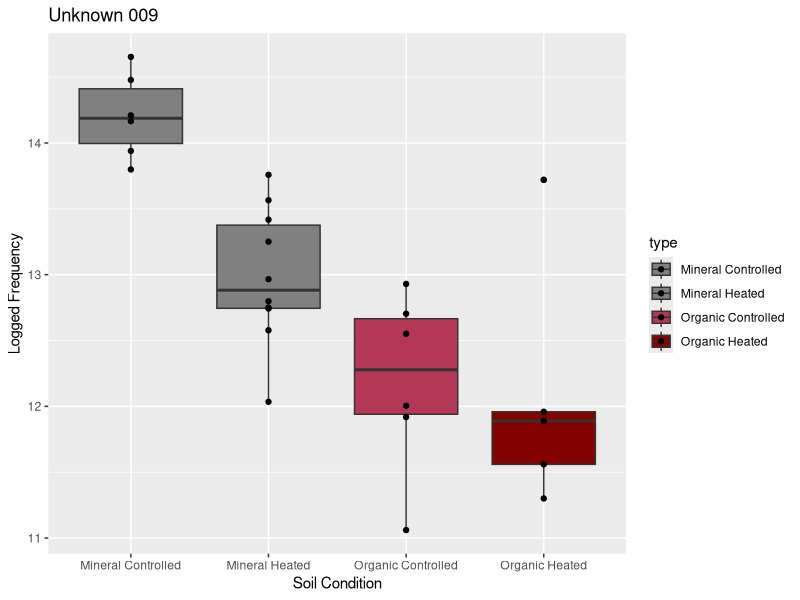
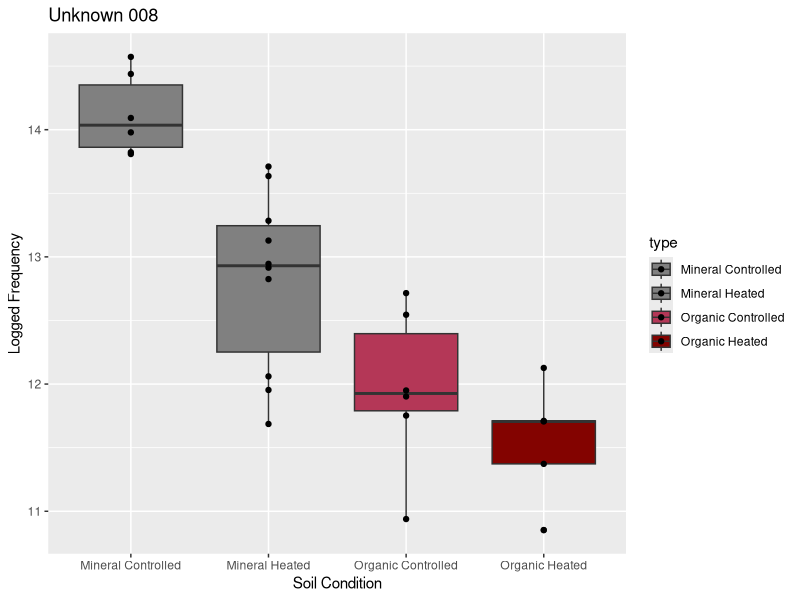
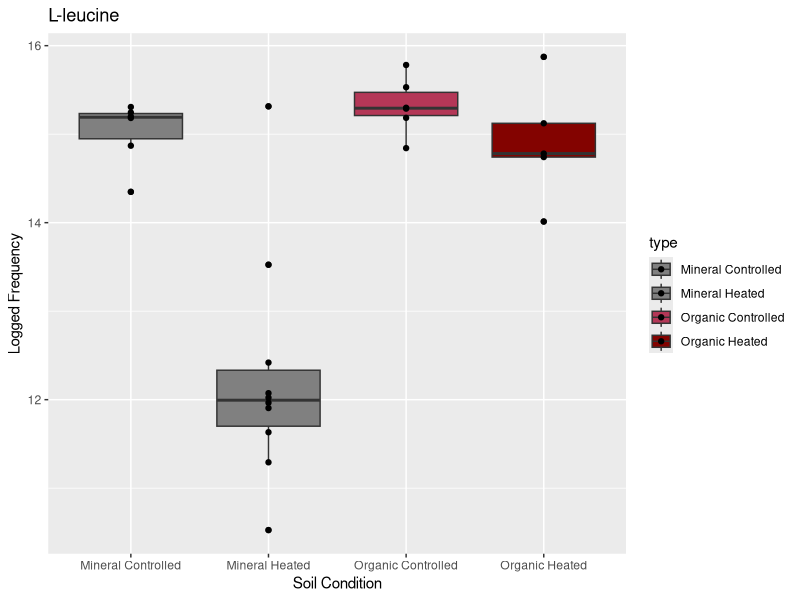
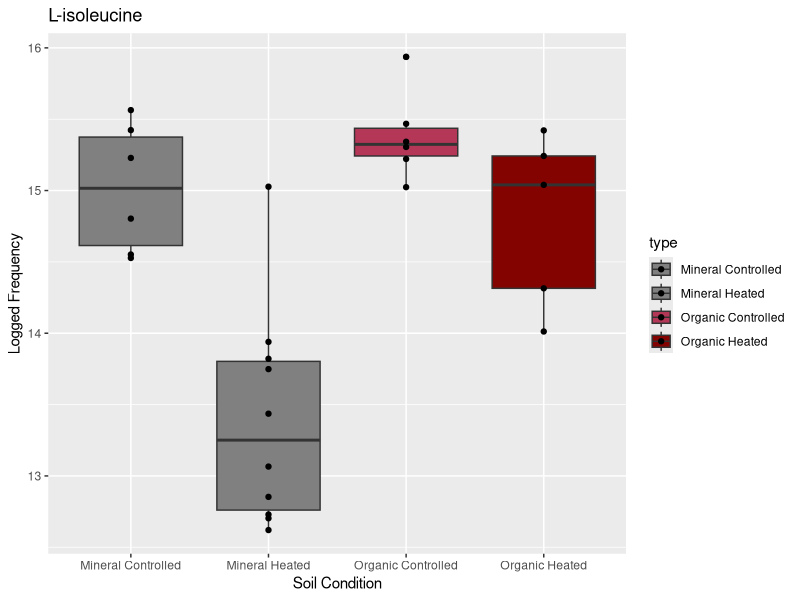
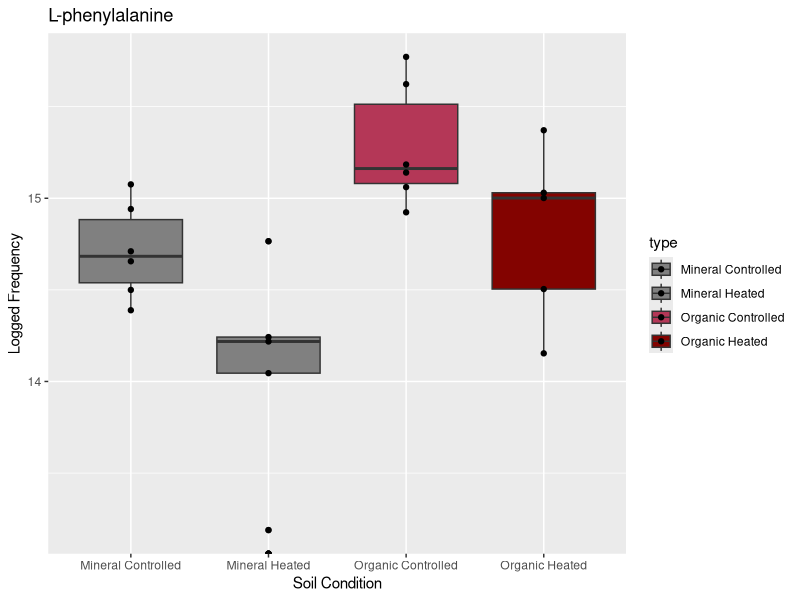
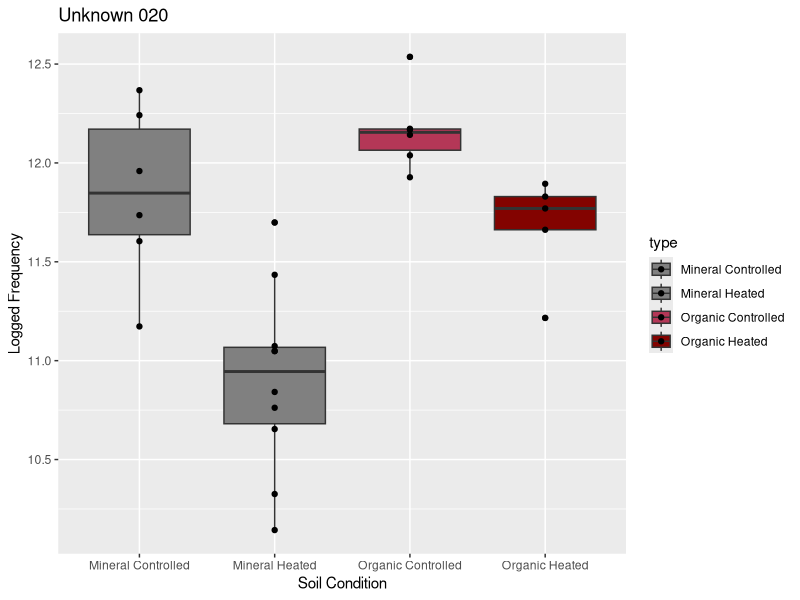
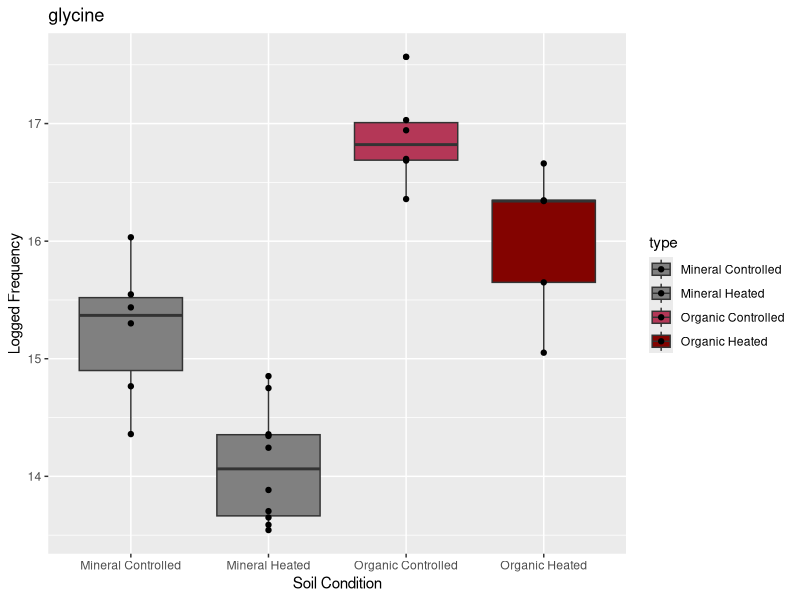
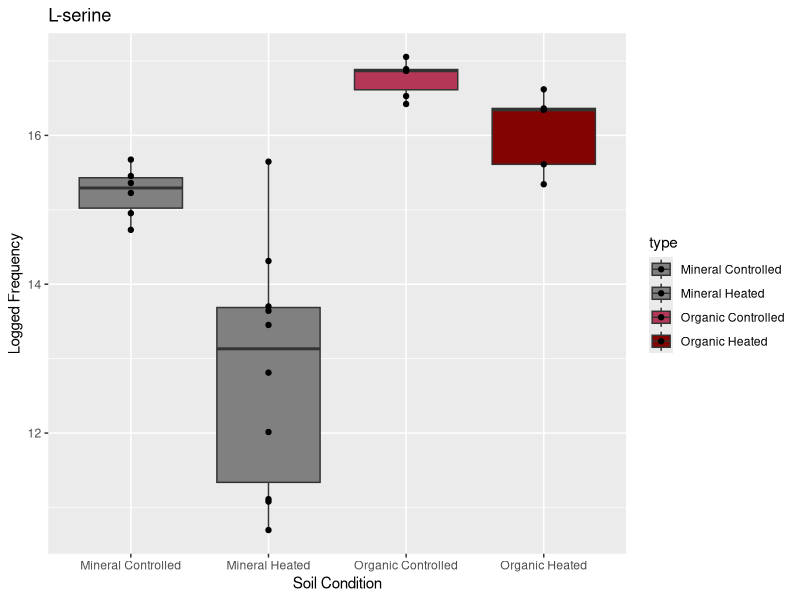

The R script that drew these images, in order:
## ---- chunk 1
knitr::opts_chunk$set(echo = TRUE)
## ---- chunk 2
library(tidyverse)
library(ggplot2)
library(data.table)
data <- as.data.frame(read.csv("EMSL_PNNL.csv"), header=TRUE)
new_data <- data[c(92,91,51,50,52,103,38,55,12,59,47,99,5,125,182,114,7,27,56,57,76,62,132,111,106,173,201,121,81),]
rownames(new_data) <- 1:nrow(new_data)
## ---- chunk 3
plot_list = list()
for (i in 1:32) {
  data_i <- new_data[i,]
  data_i_w <- data_i %>% gather("M_C_4_AB",	"M_C_7_AB",	"M_C_12_AB",	"M_C_14_AB",	"M_C_19_AB",	"M_C_30_AB",	"M_H_2_AB",	"M_H_2B",	"M_H_4_AB",	"M_H_11_AB",	"M_H_17_AB",	"M_H_26_AB",	"M_H_28_AB",	"M_H_30_AB",	"M_H_32_AB",	"M_H_34_AB",	"O_C_4_AB",	"O_C_12_AB",	"O_C_14_AB",	"O_C_19_AB",	"O_C_27_AB",	"O_C_34_AB",	"O_H_2_AB",	"O_H_4_AB",	"O_H_11_AB",	"O_H_17_AB",	"O_H_32_AB", key="type", value="frequencies")
  data_i_w$type <- c("Mineral Controlled", "Mineral Controlled", "Mineral Controlled", "Mineral Controlled", "Mineral Controlled", "Mineral Controlled", "Mineral Heated", "Mineral Heated", "Mineral Heated", "Mineral Heated", "Mineral Heated", "Mineral Heated", "Mineral Heated", "Mineral Heated", "Mineral Heated", "Mineral Heated", "Organic Controlled", "Organic Controlled", "Organic Controlled", "Organic Controlled", "Organic Controlled", "Organic Controlled", "Organic Heated", "Organic Heated", "Organic Heated", "Organic Heated", "Organic Heated")
  p = ggplot(data_i_w, aes(x=type, y=log(frequencies), fill=type)) +
        geom_boxplot() +
        scale_fill_manual(values=c("#808080", "#808080", "#B43757", "#830300")) +
        scale_alpha(range=c(.1, .1, .2, 1.)) +
        geom_point() +
        labs(title=new_data[i,1]) +
        xlab("Soil Condition") +
        ylab("Logged Frequency")
    plot_list[[i]] = p
}
## ---- chunk 4
pdf("mineral_metabolites_plots.pdf")
for (i in 1:32) {
      print(i)
      print(plot_list[[i]])
}
dev.off()
